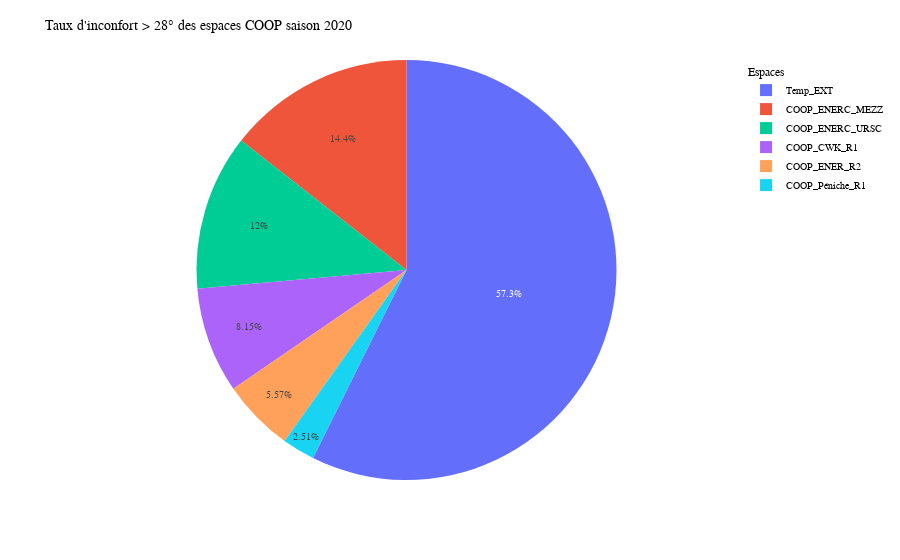

Notebook cell for this chart:
### Code cell
fig = px.pie(df2.round(2), values='%', names='Espace COOP')
fig.update_layout(title_text='Taux d\'inconfort > 28° des espaces COOP saison 2020', xaxis_title="Espace COOP",
    yaxis_title="%",
    legend_title="Espaces",
    font=dict(
        family="Courier New, monospace",
        size=10,
        color="black"
    ))
fig.show()

### Figure 1 — Plotly figure (JSON) as saved in the notebook; plotly's stock layout.template omitted (floating-point values rounded to 4 significant figures)
{"data": [{"domain": {"x": [0, 1], "y": [0, 1]}, "hovertemplate": "Espace COOP=%{label}<br>%=%{value}<extra></extra>", "labels": ["COOP_CWK_R1", "COOP_ENER_R2", "COOP_ENERC_MEZZ", "COOP_ENERC_URSC", "COOP_Péniche_R1", "Temp_EXT"], "legendgroup": "", "name": "", "showlegend": true, "type": "pie", "values": [13.81, 9.43, 24.44, 20.33, 4.26, 97.16]}], "layout": {"font": {"color": "black", "family": "Courier New, monospace", "size": 10}, "legend": {"title": {"text": "Espaces"}, "tracegroupgap": 0}, "margin": {"t": 60}, "title": {"text": "Taux d'inconfort > 28° des espaces COOP saison 2020"}, "xaxis": {"title": {"text": "Espace COOP"}}, "yaxis": {"title": {"text": "%"}}}}
